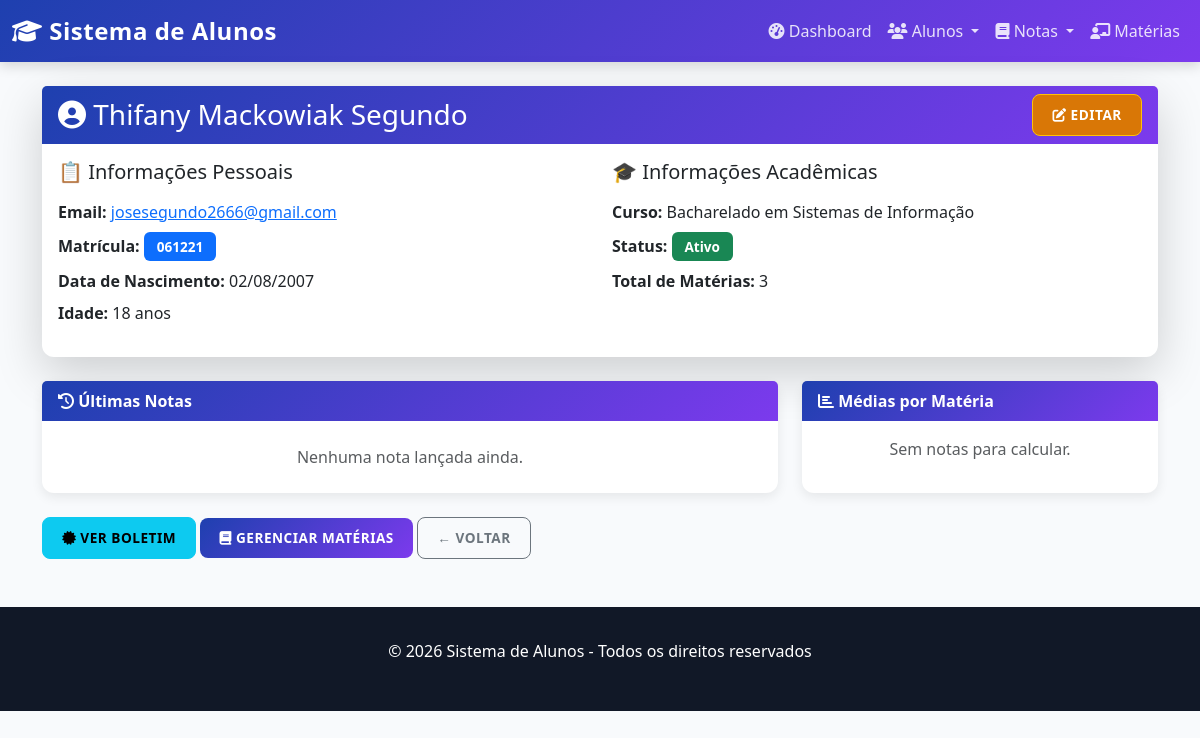
The page /alunos/2/perfil/ on the database as committed earlier.
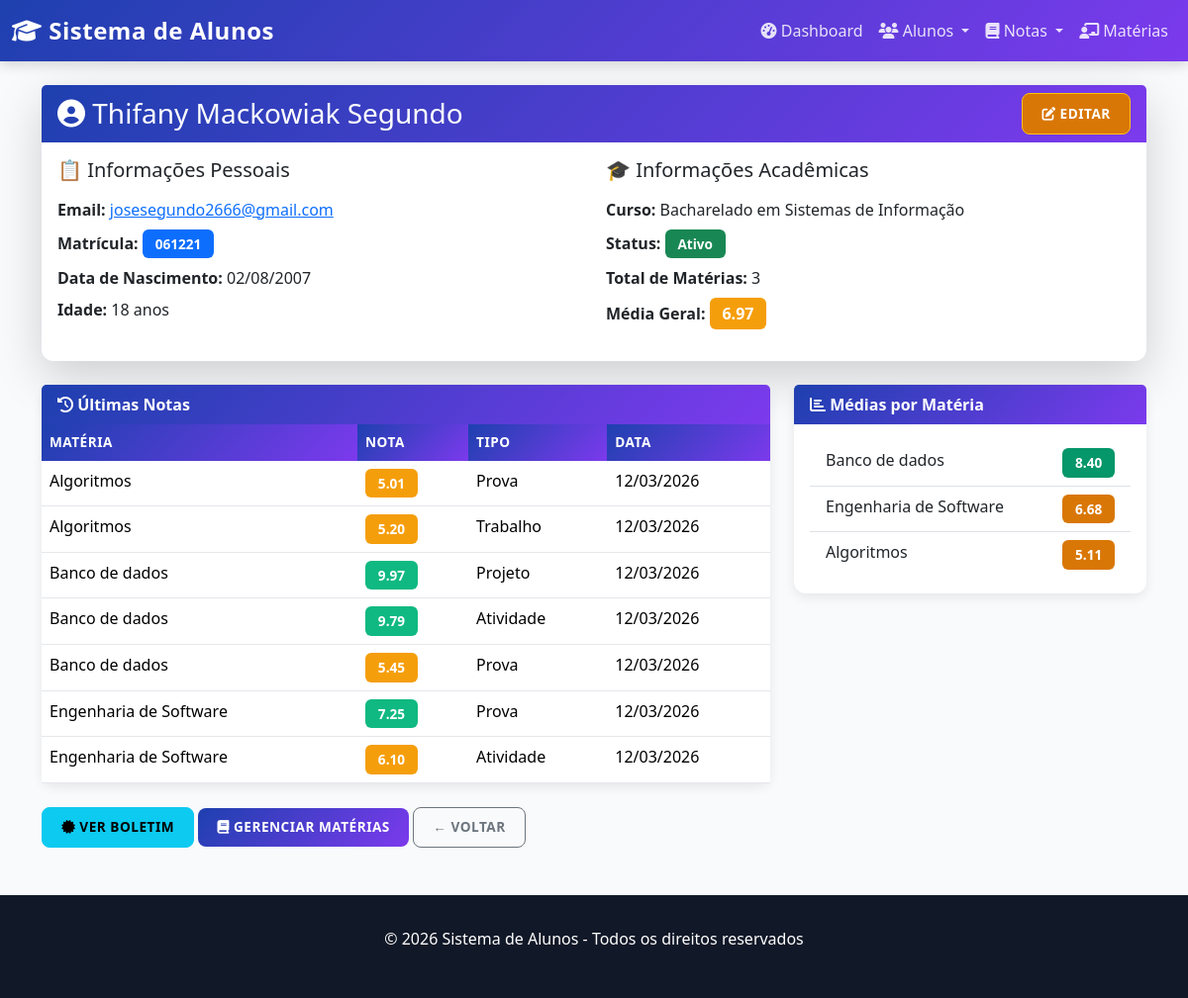
The same page on the database as committed later.
### alunos/models.py (models this page shows, shortened)
class Nota(models.Model):
    aluno = models.ForeignKey(Aluno, on_delete=models.CASCADE, related_name='notas')
    materia = models.ForeignKey(Materia, on_delete=models.CASCADE, related_name='notas')
    valor = models.DecimalField(
        max_digits=4,
        decimal_places=2,
        validators=[MinValueValidator(0), MaxValueValidator(10)],
        help_text="Nota de 0.00 a 10.00"
    )
    data_avaliacao = models.DateField(auto_now_add=True)
    tipo_avaliacao = models.CharField(
        max_length=20,
        choices=[
            ('PROVA', 'Prova'),
            ('TRABALHO', 'Trabalho'),
            ('ATIVIDADE', 'Atividade'),
            ('EXERCICIO', 'Exercício'),
            ('PROJETO', 'Projeto'),
        ],
        default='PROVA'
    )
    observacao = models.TextField(blank=True, null=True)
    class Meta:
        verbose_name = 'Nota'
        verbose_name_plural = 'Notas'
        unique_together = ['aluno', 'materia', 'data_avaliacao', 'tipo_avaliacao']
        ordering = ['-data_avaliacao']

class Materia(models.Model):
    nome_materia = models.CharField(max_length=100)
    curso = models.ForeignKey(Curso, on_delete=models.CASCADE, related_name='materias')
    professor = models.CharField(max_length=100)
    carga_horaria = models.PositiveIntegerField(default=60, help_text="Carga horária em horas")
    ativo = models.BooleanField(default=True)
    class Meta:
        verbose_name = 'Matéria'
        verbose_name_plural = 'Matérias'
        unique_together = ['nome_materia', 'curso']

### alunos/views.py (the view)
# urls.py: path('alunos/<int:id>/perfil/', views.perfil_aluno, name='perfil_aluno'),
def perfil_aluno(request, id):
    aluno = get_object_or_404(Aluno, id=id)
    media_geral = Nota.objects.filter(aluno=aluno).aggregate(media=Avg('valor'))['media']
    notas_por_materia = []
    for materia in aluno.materias.all():
        notas = Nota.objects.filter(aluno=aluno, materia=materia)
        if notas.exists():
            media = notas.aggregate(media=Avg('valor'))['media']
            notas_por_materia.append({
                'materia': materia,
                'media': media,
                'total_avaliacoes': notas.count()
            })
    notas_por_materia = sorted(notas_por_materia, key=lambda x: x['media'] if x['media'] else 0, reverse=True)
    ultimas_notas = Nota.objects.filter(aluno=aluno).order_by('-data_avaliacao')[:10]
    contexto = {
        'aluno': aluno,
        'media_geral': media_geral,
        'notas_por_materia': notas_por_materia,
        'ultimas_notas': ultimas_notas,
    }
    return render(request, 'alunos/perfil_aluno.html', contexto)

### alunos/models.py (called while the page is built)
    def idade(self):
        from datetime import date
        hoje = date.today()
        return hoje.year - self.data_nascimento.year - ((hoje.month, hoje.day) < (self.data_nascimento.month, self.data_nascimento.day))

### alunos/templates/alunos/perfil_aluno.html (shortened to what the changed rows need)
{% extends 'base.html' %}
{% block content %}
<div class="mb-5">
    <div class="card shadow-lg mb-4">
        <div class="card-body">
            <div class="row">
                <div class="col-md-6">
                    <ul class="list-unstyled">
                        {% if media_geral %}
                        <li class="mb-2">
                            <strong>Média Geral:</strong>
                            <span class="badge fs-6" style="background-color: {% if media_geral >= 7 %}#10b981{% elif media_geral >= 5 %}#f59e0b{% else %}#ef4444{% endif %};">
                                {{ media_geral|floatformat:2 }}
                            </span>
                        </li>
                        {% endif %}
                    </ul>
                </div>
            </div>
        </div>
    </div>
    <div class="row">
        <div class="col-lg-8">
            <div class="card">
                <div class="card-body p-0">
                    {% if ultimas_notas %}
                        <div class="table-responsive">
                            <table class="table table-hover mb-0">
                                <thead>
                                    <tr>
                                        <th>Matéria</th>
                                        <th>Nota</th>
                                        <th>Tipo</th>
                                        <th>Data</th>
                                    </tr>
                                </thead>
                                <tbody>
                                    {% for nota in ultimas_notas %}
                                    <tr>
                                        <td>{{ nota.materia.nome_materia }}</td>
                                        <td>
                                            <span class="badge" style="background-color: {% if nota.valor >= 7 %}#10b981{% elif nota.valor >= 5 %}#f59e0b{% else %}#ef4444{% endif %};">
                                                {{ nota.valor }}
                                            </span>
                                        </td>
                                        <td>{{ nota.get_tipo_avaliacao_display }}</td>
                                        <td>{{ nota.data_avaliacao|date:"d/m/Y" }}</td>
                                    </tr>
                                    {% endfor %}
                                </tbody>
                            </table>
                        </div>
                    {% else %}
                        <div class="p-4 text-center text-muted">
                            Nenhuma nota lançada ainda.
                        </div>
                    {% endif %}
                </div>
            </div>
        </div>
        <div class="col-lg-4">
            <div class="card">
                <div class="card-body">
                    {% if notas_por_materia %}
                        <div class="list-group list-group-flush">
                            {% for item in notas_por_materia %}
                            <div class="list-group-item">
                                <div class="d-flex justify-content-between">
                                    <span>{{ item.materia.nome_materia|truncatewords:3 }}</span>
                                    <span class="badge badge-grade {% if item.media >= 7 %}badge-success{% elif item.media >= 5 %}badge-warning{% else %}badge-danger{% endif %}">
                                        {{ item.media|floatformat:2 }}
                                    </span>
                                </div>
                            </div>
                            {% endfor %}
                        </div>
                    {% else %}
                        <p class="text-center text-muted">Sem notas para calcular.</p>
                    {% endif %}
                </div>
            </div>
        </div>
    </div>
</div>
{% endblock %}

Rows that differ between the two databases and show on the page:
added Nota: materia.nome_materia "Algoritmos", valor "5.01", tipo_avaliacao "Prova", data_avaliacao "12/03/2026"
added Nota: materia.nome_materia "Algoritmos", valor "5.20", tipo_avaliacao "Trabalho", data_avaliacao "12/03/2026"
added Nota: materia.nome_materia "Banco de dados", valor "9.97", tipo_avaliacao "Projeto", data_avaliacao "12/03/2026"
added Nota: materia.nome_materia "Banco de dados", valor "9.79", tipo_avaliacao "Atividade", data_avaliacao "12/03/2026"
added Nota: materia.nome_materia "Banco de dados", valor "5.45", tipo_avaliacao "Prova", data_avaliacao "12/03/2026"
added Nota: materia.nome_materia "Engenharia de Software", valor "7.25", tipo_avaliacao "Prova", data_avaliacao "12/03/2026"
added Nota: materia.nome_materia "Engenharia de Software", valor "6.10", tipo_avaliacao "Atividade", data_avaliacao "12/03/2026"
now on this page (row unchanged): Materia: materia.nome_materia "Banco de dados", media "8.40"
now on this page (row unchanged): Materia: materia.nome_materia "Engenharia de Software", media "6.68"
now on this page (row unchanged): Materia: materia.nome_materia "Algoritmos", media "5.11"
Other text that changed with them:
{{ media_geral|floatformat:2 }}: (not shown) → "6.97"
text no longer shown: "Nenhuma nota lançada ainda. Sem notas para calcular."
text now shown: "Média Geral: MATÉRIA NOTA TIPO DATA"
